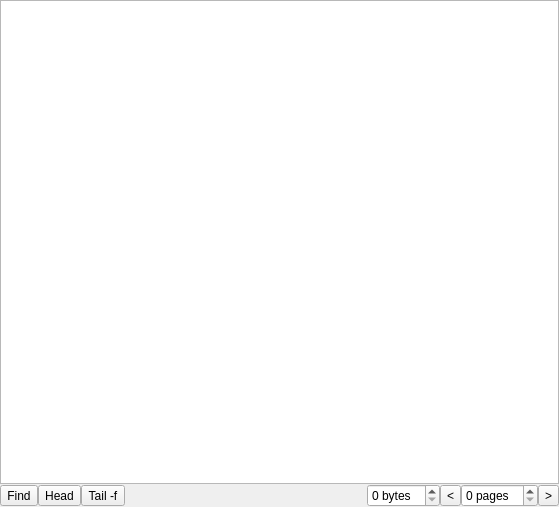
<?xml version="1.0" encoding="UTF-8"?>
<ui version="4.0">
 <class>FileViewer</class>
 <widget class="QWidget" name="FileViewer">
  <property name="geometry">
   <rect>
    <x>0</x>
    <y>0</y>
    <width>559</width>
    <height>507</height>
   </rect>
  </property>
  <property name="windowTitle">
   <string notr="true">View File</string>
  </property>
  <layout class="QVBoxLayout" name="verticalLayout">
   <property name="spacing">
    <number>0</number>
   </property>
   <property name="leftMargin">
    <number>0</number>
   </property>
   <property name="topMargin">
    <number>0</number>
   </property>
   <property name="rightMargin">
    <number>0</number>
   </property>
   <property name="bottomMargin">
    <number>0</number>
   </property>
   <item>
    <widget class="QPlainTextEdit" name="textEdit"/>
   </item>
   <item>
    <layout class="QHBoxLayout" name="bottomLayout">
     <property name="spacing">
      <number>0</number>
     </property>
     <item>
      <widget class="QToolButton" name="findButton">
       <property name="text">
        <string>Find</string>
       </property>
      </widget>
     </item>
     <item>
      <widget class="QToolButton" name="headButton">
       <property name="text">
        <string>Head</string>
       </property>
       <property name="checkable">
        <bool>false</bool>
       </property>
       <property name="autoExclusive">
        <bool>false</bool>
       </property>
      </widget>
     </item>
     <item>
      <widget class="QToolButton" name="tailButton">
       <property name="text">
        <string>Tail -f</string>
       </property>
       <property name="checkable">
        <bool>true</bool>
       </property>
       <property name="checked">
        <bool>false</bool>
       </property>
       <property name="autoExclusive">
        <bool>false</bool>
       </property>
      </widget>
     </item>
     <item>
      <spacer name="horizontalSpacer_3">
       <property name="orientation">
        <enum>Qt::Horizontal</enum>
       </property>
       <property name="sizeHint" stdset="0">
        <size>
         <width>40</width>
         <height>20</height>
        </size>
       </property>
      </spacer>
     </item>
     <item>
      <widget class="QSpinBox" name="pageSzSpinBox">
       <property name="focusPolicy">
        <enum>Qt::TabFocus</enum>
       </property>
       <property name="suffix">
        <string notr="true"> bytes</string>
       </property>
      </widget>
     </item>
     <item>
      <widget class="QToolButton" name="prevButton">
       <property name="text">
        <string>&lt;</string>
       </property>
      </widget>
     </item>
     <item>
      <widget class="QSpinBox" name="pageNoSpinBox">
       <property name="focusPolicy">
        <enum>Qt::TabFocus</enum>
       </property>
       <property name="suffix">
        <string notr="true"> pages</string>
       </property>
       <property name="prefix">
        <string notr="true"/>
       </property>
      </widget>
     </item>
     <item>
      <widget class="QToolButton" name="nextButton">
       <property name="text">
        <string>&gt;</string>
       </property>
      </widget>
     </item>
    </layout>
   </item>
  </layout>
 </widget>
 <resources/>
 <connections/>
</ui>
